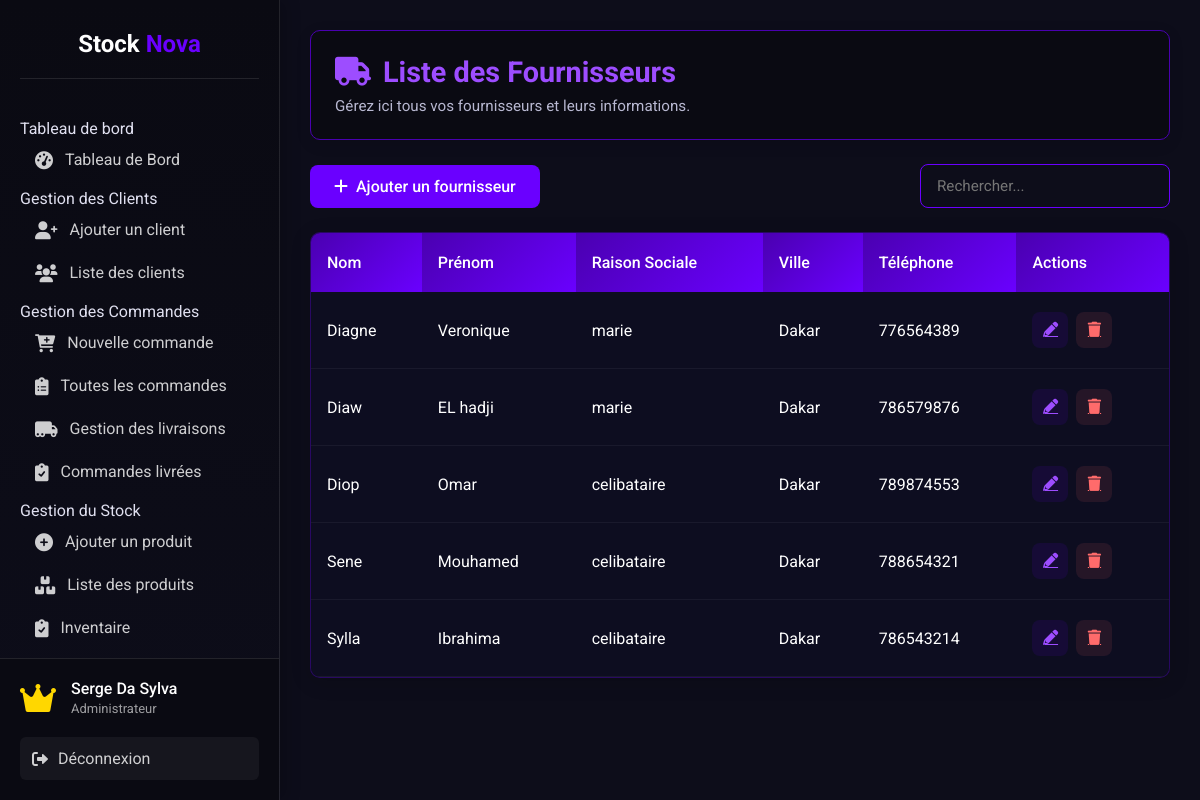
Screenshot of /listfournisseur.php (signed in) with the database file from the repository.
### tables this page shows
CREATE TABLE `fournisseurs` (
  `id_fournisseur` int(11) NOT NULL,
  `nom_fournisseur` varchar(100) DEFAULT NULL,
  `prenom_fournisseur` varchar(100) DEFAULT NULL,
  `raison_sociale` varchar(255) DEFAULT NULL,
  `adresse_fournisseur` varchar(255) DEFAULT NULL,
  `ville` varchar(100) DEFAULT NULL,
  `pays` varchar(100) DEFAULT NULL,
  `email` varchar(100) DEFAULT NULL,
  `telephone` varchar(20) DEFAULT NULL
);

### listfournisseur.php (the view, shortened to what this page needs)
<?php
require 'includes/connexion.php';
require 'includes/header.php';
$query = "SELECT * FROM fournisseurs ORDER BY nom_fournisseur ASC";
$fournisseurs = $pdo->query($query)->fetchAll();
?>
<div class="dashboard-container">
    <div class="data-section">
        <div class="section-header">
            <h1><i class="fas fa-truck"></i> Liste des Fournisseurs</h1>
            <p>Gérez ici tous vos fournisseurs et leurs informations.</p>
        </div>
        <div class="table-controls">
            <a href="ajoutfournisseur.php" class="btn btn-primary">
                <i class="fas fa-plus"></i> Ajouter un fournisseur
            </a>
            <div class="filter-controls">
                <input type="text" id="searchInput" placeholder="Rechercher..." class="filter-input">
            </div>
        </div>
        <div class="data-table-container">
            <table id="fournisseursTable" class="data-table">
                <thead>
                    <tr>
                        <th class="sortable" data-sort="nom">Nom</th>
                        <th class="sortable" data-sort="prenom">Prénom</th>
                        <th class="sortable" data-sort="raison">Raison Sociale</th>
                        <th class="sortable" data-sort="ville">Ville</th>
                        <th class="sortable" data-sort="telephone">Téléphone</th>
                        <th>Actions</th>
                    </tr>
                </thead>
                <tbody>
                    <?php foreach ($fournisseurs as $fournisseur): ?>
                    <tr class="hover-effect table-row-animation">
                        <td><?= htmlspecialchars($fournisseur['nom_fournisseur']) ?></td>
                        <td><?= htmlspecialchars($fournisseur['prenom_fournisseur']) ?></td>
                        <td><?= htmlspecialchars($fournisseur['raison_sociale']) ?></td>
                        <td><?= htmlspecialchars($fournisseur['ville']) ?></td>
                        <td><?= htmlspecialchars($fournisseur['telephone']) ?></td>
                        <td>
                            <div class="action-buttons">
                                <a href="updatefournisseur.php?id=<?= $fournisseur['id_fournisseur'] ?>"
                                   class="action-btn edit tooltip" data-tooltip="Modifier">
                                    <i class="fas fa-pencil-alt"></i>
                                </a>
                                <a href="deletefournisseur.php?id=<?= $fournisseur['id_fournisseur'] ?>"
                                   class="action-btn delete tooltip" data-tooltip="Supprimer"
                                   onclick="return confirm('Êtes-vous sûr de vouloir supprimer ce fournisseur?');">
                                    <i class="fas fa-trash"></i>
                                </a>
                            </div>
                        </td>
                    </tr>
                    <?php endforeach; ?>
                </tbody>
            </table>
        </div>
    </div>
</div>
<?php include 'includes/footer.php'; ?>

### css/styles.css (style rules this page uses)
:root { --primary: #9c27b0; --primary-dark: #7b1fa2; --primary-light: #ba68c8; --dark: #121212; --darker: #000000; --light: #f5f5f5; --danger: #e91e63; --success: #4caf50; --warning: #ff9800; }
* { box-sizing: border-box; margin: 0; padding: 0; font-family: 'Roboto', sans-serif; }
body { background-color: var(--dark); color: var(--light); display: flex; min-height: 100vh; }

### listfournisseur.php (style rules this page uses)
:root { --primary: #6a00ff; --primary-light: #9d4dff; --primary-dark: #4a00b0; --secondary: #00ffc6; --dark: #0d0d1a; --darker: #0a0a12; --light: #e0e0f0; --lighter: #f5f5ff; --text: #ffffff; --text-secondary: #b8b8d1; --danger: #ff6b6b; --warning: #ffc107; --success: #4caf50; --info: #2196f3; --glass: rgba(15, 15, 35, 0.65); --glass-border: rgba(106, 0, 255, 0.3); }
.section-header { background: var(--darker); border-radius: 10px; padding: 1.5rem; margin-bottom: 1.5rem; box-shadow: 0 4px 15px rgba(0, 0, 0, 0.1); border: 1px solid var(--primary-dark); }
.section-header h1 { color: var(--primary-light); font-size: 1.8rem; margin-bottom: 0.5rem; display: flex; align-items: center; gap: 0.75rem; }
.section-header p { color: var(--text-secondary); margin: 0; font-size: 0.95rem; }
.table-controls { display: flex; justify-content: space-between; align-items: center; margin-bottom: 1.5rem; }
.btn { padding: 0.75rem 1.5rem; border-radius: 8px; font-weight: 500; display: inline-flex; align-items: center; gap: 0.5rem; text-decoration: none; transition: all 0.3s ease; }
.btn-primary { background: var(--primary); color: white; border: none; }
.filter-controls { display: flex; align-items: center; gap: 0.5rem; }
.filter-input { padding: 0.75rem 1rem; background: var(--dark); border: 1px solid var(--primary); border-radius: 8px; color: var(--text); font-size: 0.95rem; transition: all 0.3s ease; min-width: 250px; }
.data-table-container { background: var(--glass); backdrop-filter: blur(10px); border-radius: 10px; overflow: hidden; margin-bottom: 2rem; border: 1px solid var(--glass-border); box-shadow: 0 4px 20px rgba(0, 0, 0, 0.15); }
.data-table { width: 100%; border-collapse: separate; border-spacing: 0; }
.data-table th { padding: 1.25rem 1rem; text-align: left; background: linear-gradient(135deg, var(--primary-dark), var(--primary)); color: white; font-weight: 500; position: sticky; top: 0; z-index: 10; }
.data-table th.sortable { cursor: pointer; transition: all 0.3s; }
.data-table td { padding: 1.25rem 1rem; border-bottom: 1px solid rgba(255, 255, 255, 0.05); background: var(--glass); color: var(--text); transition: all 0.3s ease; }
.action-buttons { display: flex; gap: 0.5rem; }
.action-btn { display: inline-flex; align-items: center; justify-content: center; width: 36px; height: 36px; border-radius: 8px; transition: all 0.3s ease; }
.action-btn i { font-size: 0.95rem; }
.action-btn.edit { background: rgba(106, 0, 255, 0.1); color: var(--primary-light); }
.action-btn.delete { background: rgba(255, 107, 107, 0.1); color: var(--danger); }
.tooltip { position: relative; }
.tooltip::after { content: attr(data-tooltip); position: absolute; bottom: 100%; left: 50%; transform: translateX(-50%); background: var(--darker); color: var(--text); padding: 0.5rem 0.75rem; border-radius: 4px; font-size: 0.8rem; white-space: nowrap; opacity: 0; visibility: hidden; transition: all 0.3s; z-index: 100; box-shadow: 0 2px 10px rgba(0, 0, 0, 0.2); }
.table-row-animation { opacity: 0; transform: translateY(10px); animation: fadeInUp 0.5s forwards; }

### rows the page displays
fournisseurs: nom_fournisseur "Diagne", prenom_fournisseur "Veronique", raison_sociale "marie", ville "Dakar", telephone "776564389"
fournisseurs: nom_fournisseur "Diaw", prenom_fournisseur "EL hadji", raison_sociale "marie", ville "Dakar", telephone "786579876"
fournisseurs: nom_fournisseur "Diop", prenom_fournisseur "Omar", raison_sociale "celibataire", ville "Dakar", telephone "789874553"
fournisseurs: nom_fournisseur "Sene", prenom_fournisseur "Mouhamed", raison_sociale "celibataire", ville "Dakar", telephone "788654321"
fournisseurs: nom_fournisseur "Sylla", prenom_fournisseur "Ibrahima", raison_sociale "celibataire", ville "Dakar", telephone "786543214"

### other values shown
$_SESSION['username'] "Serge Da Sylva"
